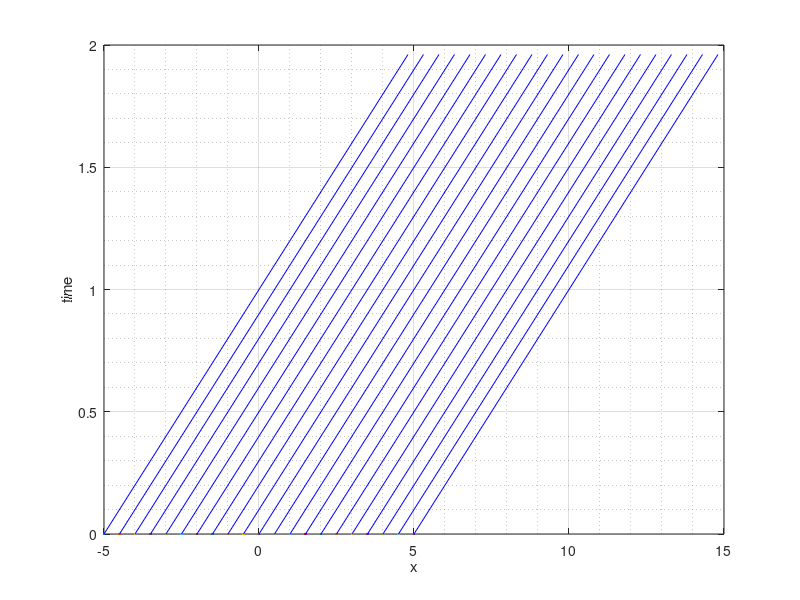
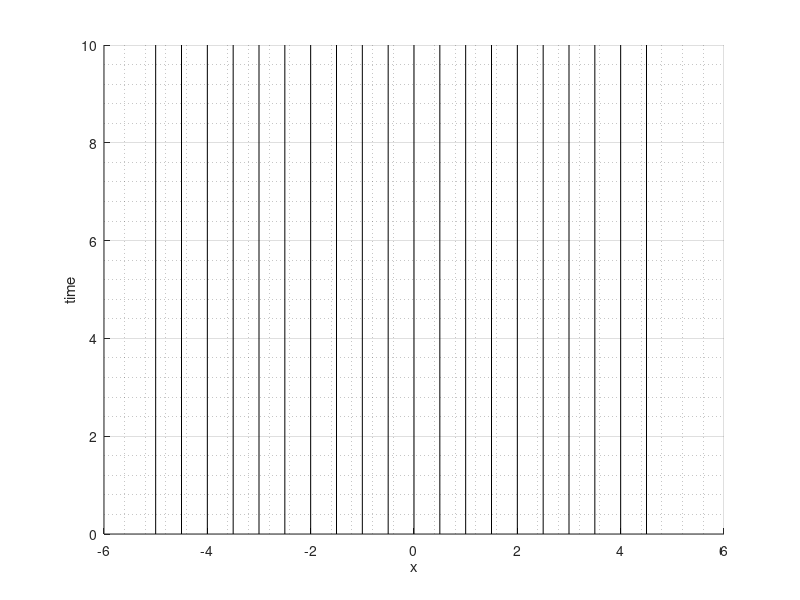

Write the MATLAB code that produced these figures, in order. (Note: this script raises an error after producing the figures.)
% Program to calculate and plot slope and speed of sound transition with  respect to time
% Function poly2string.m is required in order to print vector in polynomial form
% SIDDHARTH NIMBAJIRAO DOERE [SAPIENZA UNIVERSITY OF ROME]
% SPACE AND ASTRONAUTICAL ENGINEERING, DEPARTMENT OF INDUSTRIAL AND CIVIL ENGIEERING
% deore.1823670@studanti.uniroma1.it

clc;
clear all;
close all;
u=input('Enter co-eficient of polynomial = ');
%u=[0.5 0 0]
a=polyder(u);
NX=20;
x=-5:10/NX:5;
slope_a(NX+1)=0;
slope_u(NX+1)=0;
slope_disc(NX+1)=0;
y(NX+1)=0;
for i=1:NX+1;
    if x(i)<-1
        y(i)=-1;
    end
    if x(i)>=-1 && x(i)<=1
        y(i)=0;
    end
    if x(i)>1
        y(i)=1;
    end
    %   if(mod(i,NX/20)==0)
    for j=1:length(a)
        slope_a(i)=slope_a(i) + a(j)*y(i) ^ (length(a)-j);
    end
    for j=1:length(u)
        slope_u(i)=slope_u(i)+u(j)*y(i)^(length(u)-j);
    end
    %   end
end
figure('Name','slope of u');
plot(x,0);
xlabel('x');
ylabel('time');
grid on;
grid minor
for i=1:NX+1
    %    if(mod(i,NX/20)==0)
    u_theta=atan(slope_u(i));
    if u_theta<0
        line([x(i) x(i)-10*cos(u_theta+pi/2)],[0 10*sin(u_theta+pi/2)],'Color','m');
    elseif u_theta==0
        line([x(i) x(i)-10*cos(u_theta+pi/2)],[0 10*sin(u_theta+pi/2)],'Color','k');
    else
        line([x(i) x(i)-10*cos(u_theta+pi/2)],[0 10*sin(u_theta+pi/2)],'Color','b');
    end
    %    end
end

figure('Name','slope of shock -> a');
xlabel('x');
ylabel('time');
grid on;
grid minor
hold on
for i=1:NX+1
    %    if(mod(i,NX/20)==0)
    a_theta=atan(slope_a(i));
    if((i<NX+1) && slope_a(i+1)==slope_a(i))
        if a_theta<0
            line([x(i) x(i)-10*cos(a_theta+pi/2)],[0 10*sin(a_theta+pi/2)],'Color','m');
        elseif a_theta == 0
            line([x(i) x(i)-10*cos(a_theta+pi/2)],[0 10*sin(a_theta+pi/2)],'Color','k');
        else
            line([x(i) x(i)-10*cos(a_theta+pi/2)],[0 10*sin(a_theta+pi/2)],'Color','b');
        end
    end
    %    end
end
% Search for shock and expantion fans
for i=1:NX
    slope_disc(i)=slope_a(i+1)-slope_a(i);
    if(slope_disc(i)>0) % plots fan
        for j=slope_a(i):0.1:slope_a(i+1)
            a_theta=atan(j);
            line([x(i) x(i)-10*cos(a_theta+pi/2)],[0 10*sin(a_theta+pi/2)],'Color','c');
        end
    end
    if(slope_disc(i)<0) % plots Shock wave
        a_theta=atan((slope_u(i+1)-slope_u(i))/(y(i+1)-y(i)));
        line([x(i) x(i)-10*cos(a_theta+pi/2)],[0 10*sin(a_theta+pi/2)],'Color','r','LineWidth',2);
    end
end
fprintf('Given Polynomial = ');
fprintf(poly2string(u));
fprintf('\nSpeed of sound = ');
fprintf(poly2string(a));
fprintf('\n');
